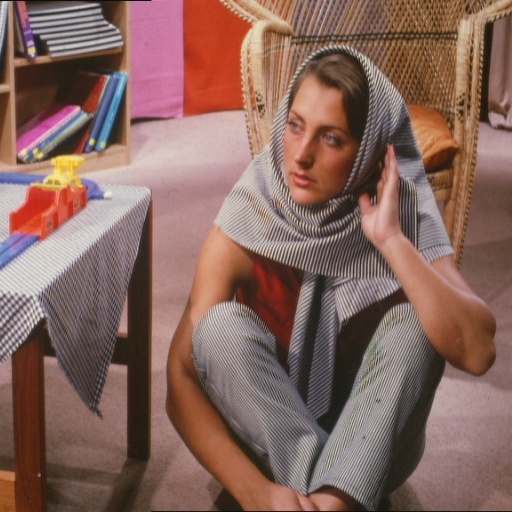
%> input picture Leccion 6/barbara.jpg, 512 x 512 px
$ octave ejemplo3.m   (GNU Octave 9; MATLAB toolbox functions it lacks are replaced by stand-ins)
%> lines starting %> are read from the running program, lines starting %| are printed output that depends on the picture
clc; clear; close all;
pkg load image;

A  = imread('barbara.jpg');
%> A is the input picture: size 512x512x3 uint8; mean R, G, B 134.6, 102.1, 93.5
A=imresize(A,[128,128]);
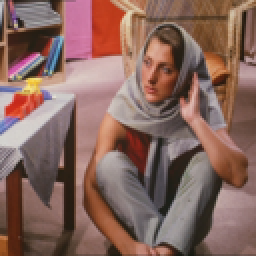
%> A: size 128x128x3 uint8 (shown 2 times larger); mean R, G, B 134.7, 102.2, 93.5
subplot(1,2,1);
imshow(A);
title('Imagen Original');

#Traslacion deltax y deltay de la imagen
[m,n,r] = size(A);
%> m = 128; n = 128; r = 3
B=uint8(zeros(m,n,r));
angulo=13;
a0= cosd(angulo);#d for degrees
a1= sind(angulo);
b0=-sind(angulo);
b1= cosd(angulo);
xc=floor(m/2);
%> xc = 64
yc=floor(n/2);
%> yc = 64
for x=1:m
  for y=1:n
    x_t=mod(round(a0*(x-xc)+a1*(y-yc)+xc+1),m); #Valor entre 0 y m-1 MODULO m redondeado
    y_t=mod(round(b0*(x-xc)+b1*(y-yc)+yc+1),n); #Valor entre 0 y n-1 MODULO n redondiado
    x_aux=round(a0*(x-xc)+a1*(y-yc)+xc+1);
    y_aux=round(b0*(x-xc)+b1*(y-yc)+yc+1); #lo mismo de arriba sin el modulo
    if and(x_t==x_aux,y_t==y_aux)
      B(x_t+1,y_t+1,:)=A(x,y,:);#+1 porque comienza en 1
    endif
   endfor
endfor
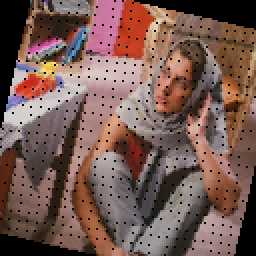
%> B: size 128x128x3 uint8 (shown 2 times larger); mean R, G, B 118.5, 89.9, 82.5
subplot(1,2,2);
imshow(B);
title('Imagen rotada');
